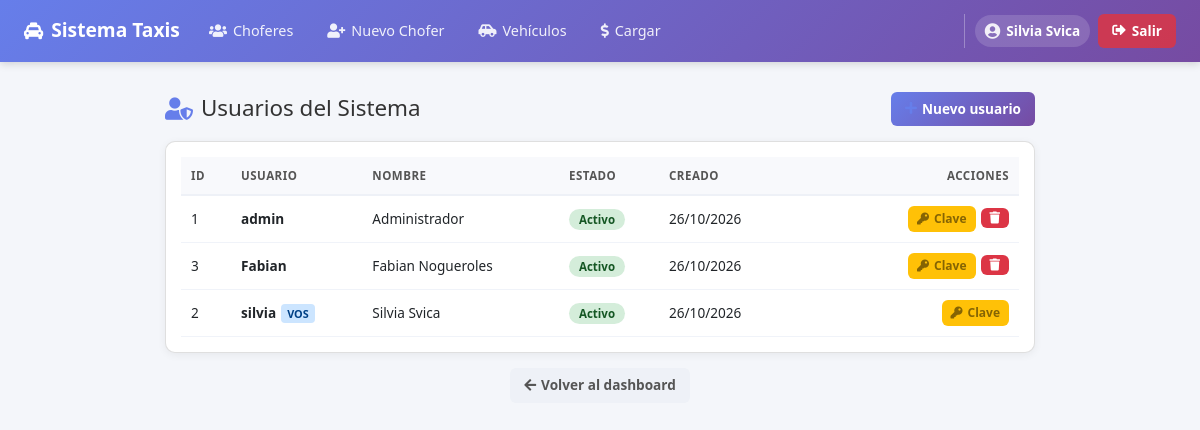
Page /php/usuarios.php (signed in) on the earlier database version.
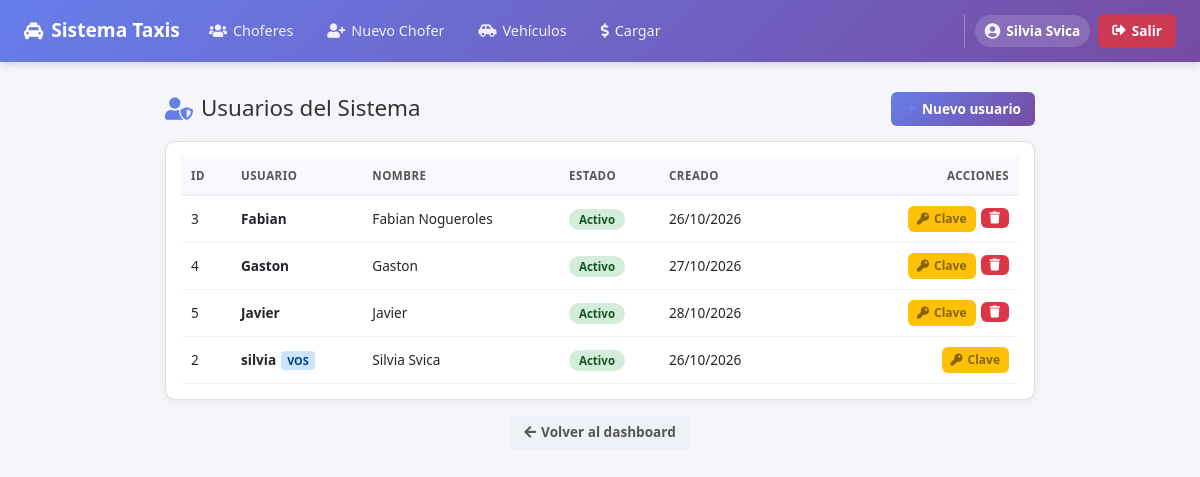
Same page on the later database version.
### tables this page shows
CREATE TABLE `usuarios` (
  `id` int(11) NOT NULL AUTO_INCREMENT,
  `usuario` varchar(50) NOT NULL,
  `password` varchar(255) NOT NULL,
  `nombre` varchar(100) NOT NULL DEFAULT '',
  `activo` tinyint(1) NOT NULL DEFAULT 1,
  `creado` timestamp NOT NULL DEFAULT current_timestamp(),
  PRIMARY KEY (`id`),
  UNIQUE KEY `uniq_usuario` (`usuario`)
);

### php/usuarios.php (the view, shortened to what this page needs)
<?php
$con = conexion();
$con->set_charset("utf8mb4");
$usuarios = $con->query("
    SELECT id, usuario, nombre, activo, creado
    FROM usuarios
    ORDER BY activo DESC, usuario ASC
")->fetch_all(MYSQLI_ASSOC);
$mi_id = (int)$_SESSION['id_usuario'];
?>
<!DOCTYPE html>
<html lang="es">
<head>
    <link rel="stylesheet" href="../css/bootstrap.min.css">
    <link rel="stylesheet" href="../css/all.min.css">
</head>
<body>
    <?php include "menu.php"; ?>
    <div class="container-u">
        <h2>
            <span class="titulo"><i class="fas fa-user-shield"></i> Usuarios del Sistema</span>
            <a href="usuario_nuevo.php" class="btn btn-primary"><i class="fas fa-plus"></i> Nuevo usuario</a>
        </h2>
        <div class="card">
            <?php if (empty($usuarios)): ?>
                <p style="text-align:center; color:#999; padding:20px; margin:0;">No hay usuarios cargados.</p>
            <?php else: ?>
                <table class="usuarios">
                    <thead>
                        <tr>
                            <th style="width:50px;">ID</th>
                            <th>Usuario</th>
                            <th>Nombre</th>
                            <th style="width:100px;">Estado</th>
                            <th style="width:130px;">Creado</th>
                            <th style="width:230px; text-align:right;">Acciones</th>
                        </tr>
                    </thead>
                    <tbody>
                        <?php foreach ($usuarios as $u): ?>
                            <?php $es_yo = ((int)$u['id'] === $mi_id); ?>
                            <tr>
                                <td><?php echo $u['id']; ?></td>
                                <td><strong><?php echo htmlspecialchars($u['usuario']); ?></strong><?php if ($es_yo): ?><span class="badge-yo">VOS</span><?php endif; ?></td>
                                <td><?php echo htmlspecialchars($u['nombre'] ?: '—'); ?></td>
                                <td>
                                    <?php if ((int)$u['activo'] === 1): ?>
                                        <span class="badge-activo">Activo</span>
                                    <?php else: ?>
                                        <span class="badge-inactivo">Inactivo</span>
                                    <?php endif; ?>
                                </td>
                                <td><?php echo date('d/m/Y', strtotime($u['creado'])); ?></td>
                                <td>
                                    <div class="acciones">
                                        <a href="cambiar_password.php?id=<?php echo (int)$u['id']; ?>" class="btn btn-warning btn-sm" title="Cambiar Contraseña"><i class="fas fa-key"></i> Clave</a>
                                        <?php if (!$es_yo): ?>
                                            <form method="POST" action="usuario_eliminar.php" class="inline"
                                                onsubmit="return confirm('¿Eliminar definitivamente al usuario <?php echo htmlspecialchars(addslashes($u['usuario'])); ?>?\n\nEsta acción no se puede deshacer.');">
                                                <button type="submit" class="btn btn-danger btn-sm" title="Eliminar"><i class="fas fa-trash"></i></button>
                                            </form>
                                        <?php endif; ?>
                                    </div>
                                </td>
                            </tr>
                        <?php endforeach; ?>
                    </tbody>
                </table>
            <?php endif; ?>
        </div>
        <p style="margin-top:15px; text-align:center;">
            <a href="../reca.php" class="btn btn-secondary"><i class="fas fa-arrow-left"></i> Volver al dashboard</a>
        </p>
    </div>
</body>
</html>

### php/menu.php (shortened to what this page needs)
<?php
$base = (basename(getcwd()) === 'php') ? '../' : '';
$es_nueva_pestana = isset($_GET['nueva']) && $_GET['nueva'] == '1';
$param_nueva = $es_nueva_pestana ? '?nueva=1' : '';
$__user_nombre = $_SESSION['nombre'] ?? ($_SESSION['usuario'] ?? 'Invitado');
$__logueado = isset($_SESSION['id_usuario']);
?>
<nav class="top-nav">
    <a href="<?php echo $base; ?>reca.php" class="nav-brand"
        <?php if ($es_nueva_pestana): ?>onclick="cerrarSiEsNueva(event); return false;" <?php endif; ?>>
        <i class="fas fa-taxi"></i> Sistema Taxis
    </a>
    <div class="nav-links">
        <a href="taxis.php<?php echo $param_nueva; ?>"><i class="fas fa-users"></i> Choferes</a>
        <a href="chofer_nuevo.php<?php echo $param_nueva; ?>"><i class="fas fa-user-plus"></i> Nuevo Chofer</a>
        <a href="vehiculo_lista.php<?php echo $param_nueva; ?>"><i class="fas fa-car-side"></i> Vehículos</a>
        <a href="cargar_selector.php<?php echo $param_nueva; ?>"><i class="fas fa-dollar-sign"></i> Cargar</a>
    </div>
    <div class="nav-user">
        <?php if ($__logueado): ?>
            <span class="nav-user-name" title="Sesión activa">
                <i class="fas fa-user-circle"></i>
                <?php echo htmlspecialchars($__user_nombre); ?>
            </span>
            <a href="<?php echo $base; ?>cerrar_sesion.php" class="nav-logout" title="Cerrar sesión">
                <i class="fas fa-sign-out-alt"></i> Salir
            </a>
        <?php endif; ?>
    </div>
</nav>

### php/usuarios.php (style rules this page uses)
body { background: #f4f6fa; font-family: 'Segoe UI', Arial, sans-serif; font-size: 13px; margin: 0; }
.container-u { max-width: 900px; margin: 0 auto; padding: 20px 15px; }
h2 { color: #333; font-size: 1.4rem; margin: 10px 0 15px 0; display: flex; align-items: center; justify-content: space-between; gap: 10px; }
h2 span.titulo { display: flex; align-items: center; gap: 8px; }
h2 i { color: #667eea; }
.btn { padding: 7px 14px; border-radius: 6px; font-weight: 600; font-size: 0.85rem; border: none; cursor: pointer; text-decoration: none; display: inline-flex; align-items: center; gap: 5px; }
.btn-primary { background: linear-gradient(135deg, #667eea, #764ba2); color: white; }
.btn-warning { background: #ffc107; color: #856404; }
.btn-danger { background: #dc3545; color: white; }
.btn-secondary { background: #eef1f7; color: #555; }
.btn-sm { padding: 4px 9px; font-size: 0.75rem; }
.card { background: white; border-radius: 10px; padding: 15px; box-shadow: 0 2px 8px rgba(0, 0, 0, 0.06); }
table.usuarios { width: 100%; border-collapse: collapse; font-size: 0.85rem; }
table.usuarios th { background: #f8f9fc; color: #555; padding: 10px; text-align: left; font-size: 0.72rem; text-transform: uppercase; letter-spacing: .5px; border-bottom: 2px solid #eef1f7; }
table.usuarios td { padding: 10px; border-bottom: 1px solid #f0f3f9; vertical-align: middle; }
.badge-activo { background: #d4edda; color: #155724; padding: 3px 10px; border-radius: 12px; font-size: 0.72rem; font-weight: 700; }
.badge-yo { background: #cce5ff; color: #004085; padding: 2px 6px; border-radius: 4px; font-size: 0.68rem; font-weight: 700; margin-left: 5px; }
.acciones { display: flex; gap: 5px; justify-content: flex-end; }
form.inline { display: inline; margin: 0; }

### php/menu.php (style rules this page uses)
.top-nav { background: linear-gradient(135deg, #667eea, #764ba2); padding: 12px 24px; display: flex; align-items: center; justify-content: space-between; box-shadow: 0 2px 8px rgba(0, 0, 0, 0.15); font-family: 'Segoe UI', Arial, sans-serif; position: sticky; top: 0; z-index: 100; gap: 15px; }
.top-nav .nav-brand { color: white; font-size: 1.2rem; font-weight: 600; text-decoration: none; display: flex; align-items: center; gap: 8px; white-space: nowrap; }
.top-nav .nav-links { display: flex; gap: 6px; flex-wrap: wrap; flex: 1; }
.top-nav .nav-links a { color: rgba(255, 255, 255, 0.9); text-decoration: none; padding: 8px 14px; border-radius: 6px; font-size: 0.9rem; transition: background 0.2s; display: flex; align-items: center; gap: 6px; }
.top-nav .nav-user { display: flex; align-items: center; gap: 8px; padding-left: 10px; border-left: 1px solid rgba(255, 255, 255, 0.3); }
.top-nav .nav-user-name { color: white; font-size: 0.85rem; font-weight: 600; display: flex; align-items: center; gap: 6px; padding: 6px 10px; background: rgba(255, 255, 255, 0.15); border-radius: 20px; white-space: nowrap; }
.top-nav .nav-user-name i { font-size: 1rem; opacity: 0.9; }
.top-nav .nav-logout { background: rgba(220, 53, 69, 0.85); color: white; padding: 7px 14px; border-radius: 6px; text-decoration: none; font-size: 0.85rem; font-weight: 600; display: flex; align-items: center; gap: 6px; transition: background 0.2s, transform 0.15s; white-space: nowrap; }

Differences in the rows shown:
removed usuarios: id "1", usuario "admin", nombre "Administrador", activo "Activo", creado "26/10/2026"
added usuarios: id "4", usuario "Gaston", nombre "Gaston", activo "Activo", creado "27/10/2026"
added usuarios: id "5", usuario "Javier", nombre "Javier", activo "Activo", creado "28/10/2026"
